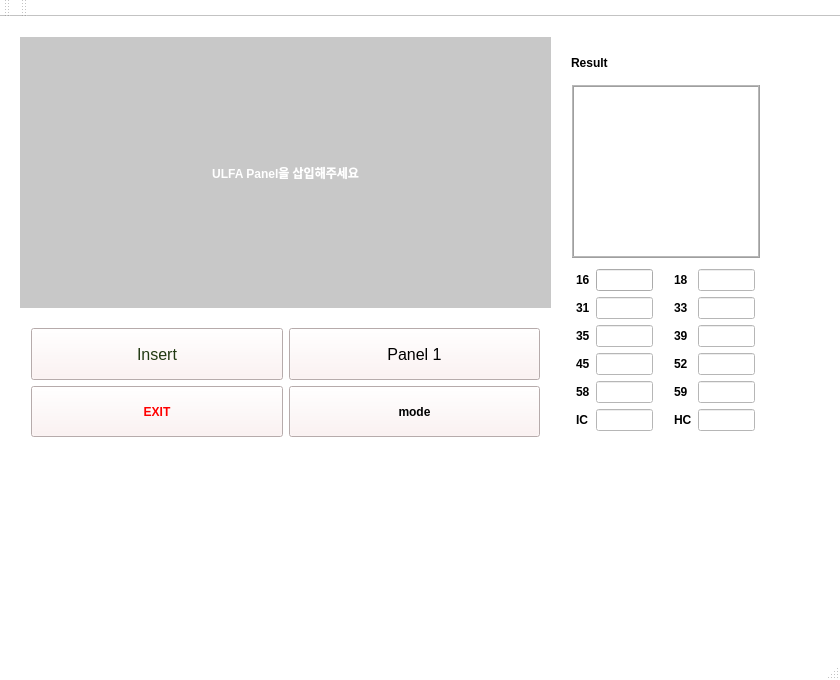
<?xml version="1.0" encoding="UTF-8"?>
<ui version="4.0">
 <class>MainWindow</class>
 <widget class="QMainWindow" name="MainWindow">
  <property name="geometry">
   <rect>
    <x>0</x>
    <y>0</y>
    <width>840</width>
    <height>680</height>
   </rect>
  </property>
  <property name="minimumSize">
   <size>
    <width>840</width>
    <height>680</height>
   </size>
  </property>
  <property name="maximumSize">
   <size>
    <width>840</width>
    <height>680</height>
   </size>
  </property>
  <property name="palette">
   <palette>
    <active>
     <colorrole role="Button">
      <brush brushstyle="SolidPattern">
       <color alpha="255">
        <red>237</red>
        <green>221</green>
        <blue>215</blue>
       </color>
      </brush>
     </colorrole>
     <colorrole role="Light">
      <brush brushstyle="SolidPattern">
       <color alpha="255">
        <red>255</red>
        <green>255</green>
        <blue>255</blue>
       </color>
      </brush>
     </colorrole>
     <colorrole role="Midlight">
      <brush brushstyle="SolidPattern">
       <color alpha="255">
        <red>190</red>
        <green>190</green>
        <blue>190</blue>
       </color>
      </brush>
     </colorrole>
     <colorrole role="Base">
      <brush brushstyle="SolidPattern">
       <color alpha="255">
        <red>255</red>
        <green>255</green>
        <blue>255</blue>
       </color>
      </brush>
     </colorrole>
     <colorrole role="Window">
      <brush brushstyle="SolidPattern">
       <color alpha="255">
        <red>255</red>
        <green>255</green>
        <blue>255</blue>
       </color>
      </brush>
     </colorrole>
     <colorrole role="ToolTipBase">
      <brush brushstyle="SolidPattern">
       <color alpha="255">
        <red>255</red>
        <green>255</green>
        <blue>255</blue>
       </color>
      </brush>
     </colorrole>
    </active>
    <inactive>
     <colorrole role="Button">
      <brush brushstyle="SolidPattern">
       <color alpha="255">
        <red>237</red>
        <green>221</green>
        <blue>215</blue>
       </color>
      </brush>
     </colorrole>
     <colorrole role="Light">
      <brush brushstyle="SolidPattern">
       <color alpha="255">
        <red>255</red>
        <green>255</green>
        <blue>255</blue>
       </color>
      </brush>
     </colorrole>
     <colorrole role="Midlight">
      <brush brushstyle="SolidPattern">
       <color alpha="255">
        <red>190</red>
        <green>190</green>
        <blue>190</blue>
       </color>
      </brush>
     </colorrole>
     <colorrole role="Base">
      <brush brushstyle="SolidPattern">
       <color alpha="255">
        <red>255</red>
        <green>255</green>
        <blue>255</blue>
       </color>
      </brush>
     </colorrole>
     <colorrole role="Window">
      <brush brushstyle="SolidPattern">
       <color alpha="255">
        <red>255</red>
        <green>255</green>
        <blue>255</blue>
       </color>
      </brush>
     </colorrole>
     <colorrole role="ToolTipBase">
      <brush brushstyle="SolidPattern">
       <color alpha="255">
        <red>255</red>
        <green>255</green>
        <blue>255</blue>
       </color>
      </brush>
     </colorrole>
    </inactive>
    <disabled>
     <colorrole role="Button">
      <brush brushstyle="SolidPattern">
       <color alpha="255">
        <red>237</red>
        <green>221</green>
        <blue>215</blue>
       </color>
      </brush>
     </colorrole>
     <colorrole role="Light">
      <brush brushstyle="SolidPattern">
       <color alpha="255">
        <red>255</red>
        <green>255</green>
        <blue>255</blue>
       </color>
      </brush>
     </colorrole>
     <colorrole role="Midlight">
      <brush brushstyle="SolidPattern">
       <color alpha="255">
        <red>190</red>
        <green>190</green>
        <blue>190</blue>
       </color>
      </brush>
     </colorrole>
     <colorrole role="Base">
      <brush brushstyle="SolidPattern">
       <color alpha="255">
        <red>255</red>
        <green>255</green>
        <blue>255</blue>
       </color>
      </brush>
     </colorrole>
     <colorrole role="Window">
      <brush brushstyle="SolidPattern">
       <color alpha="255">
        <red>255</red>
        <green>255</green>
        <blue>255</blue>
       </color>
      </brush>
     </colorrole>
     <colorrole role="ToolTipBase">
      <brush brushstyle="SolidPattern">
       <color alpha="255">
        <red>255</red>
        <green>255</green>
        <blue>255</blue>
       </color>
      </brush>
     </colorrole>
    </disabled>
   </palette>
  </property>
  <property name="font">
   <font>
    <family>Liberation Sans</family>
    <weight>75</weight>
    <bold>true</bold>
   </font>
  </property>
  <property name="focusPolicy">
   <enum>Qt::NoFocus</enum>
  </property>
  <property name="windowTitle">
   <string>MainWindow</string>
  </property>
  <widget class="QWidget" name="centralWidget">
   <widget class="QLabel" name="VideoLabel">
    <property name="geometry">
     <rect>
      <x>20</x>
      <y>20</y>
      <width>531</width>
      <height>271</height>
     </rect>
    </property>
    <property name="palette">
     <palette>
      <active>
       <colorrole role="WindowText">
        <brush brushstyle="SolidPattern">
         <color alpha="255">
          <red>255</red>
          <green>255</green>
          <blue>255</blue>
         </color>
        </brush>
       </colorrole>
       <colorrole role="Button">
        <brush brushstyle="SolidPattern">
         <color alpha="255">
          <red>200</red>
          <green>200</green>
          <blue>200</blue>
         </color>
        </brush>
       </colorrole>
       <colorrole role="Text">
        <brush brushstyle="SolidPattern">
         <color alpha="255">
          <red>255</red>
          <green>255</green>
          <blue>255</blue>
         </color>
        </brush>
       </colorrole>
       <colorrole role="ButtonText">
        <brush brushstyle="SolidPattern">
         <color alpha="255">
          <red>255</red>
          <green>255</green>
          <blue>255</blue>
         </color>
        </brush>
       </colorrole>
       <colorrole role="Base">
        <brush brushstyle="SolidPattern">
         <color alpha="255">
          <red>200</red>
          <green>200</green>
          <blue>200</blue>
         </color>
        </brush>
       </colorrole>
       <colorrole role="Window">
        <brush brushstyle="SolidPattern">
         <color alpha="255">
          <red>200</red>
          <green>200</green>
          <blue>200</blue>
         </color>
        </brush>
       </colorrole>
       <colorrole role="AlternateBase">
        <brush brushstyle="SolidPattern">
         <color alpha="255">
          <red>255</red>
          <green>255</green>
          <blue>0</blue>
         </color>
        </brush>
       </colorrole>
      </active>
      <inactive>
       <colorrole role="WindowText">
        <brush brushstyle="SolidPattern">
         <color alpha="255">
          <red>255</red>
          <green>255</green>
          <blue>255</blue>
         </color>
        </brush>
       </colorrole>
       <colorrole role="Button">
        <brush brushstyle="SolidPattern">
         <color alpha="255">
          <red>200</red>
          <green>200</green>
          <blue>200</blue>
         </color>
        </brush>
       </colorrole>
       <colorrole role="Text">
        <brush brushstyle="SolidPattern">
         <color alpha="255">
          <red>255</red>
          <green>255</green>
          <blue>255</blue>
         </color>
        </brush>
       </colorrole>
       <colorrole role="ButtonText">
        <brush brushstyle="SolidPattern">
         <color alpha="255">
          <red>255</red>
          <green>255</green>
          <blue>255</blue>
         </color>
        </brush>
       </colorrole>
       <colorrole role="Base">
        <brush brushstyle="SolidPattern">
         <color alpha="255">
          <red>200</red>
          <green>200</green>
          <blue>200</blue>
         </color>
        </brush>
       </colorrole>
       <colorrole role="Window">
        <brush brushstyle="SolidPattern">
         <color alpha="255">
          <red>200</red>
          <green>200</green>
          <blue>200</blue>
         </color>
        </brush>
       </colorrole>
       <colorrole role="AlternateBase">
        <brush brushstyle="SolidPattern">
         <color alpha="255">
          <red>255</red>
          <green>255</green>
          <blue>0</blue>
         </color>
        </brush>
       </colorrole>
      </inactive>
      <disabled>
       <colorrole role="WindowText">
        <brush brushstyle="SolidPattern">
         <color alpha="255">
          <red>255</red>
          <green>255</green>
          <blue>255</blue>
         </color>
        </brush>
       </colorrole>
       <colorrole role="Button">
        <brush brushstyle="SolidPattern">
         <color alpha="255">
          <red>200</red>
          <green>200</green>
          <blue>200</blue>
         </color>
        </brush>
       </colorrole>
       <colorrole role="Text">
        <brush brushstyle="SolidPattern">
         <color alpha="255">
          <red>255</red>
          <green>255</green>
          <blue>255</blue>
         </color>
        </brush>
       </colorrole>
       <colorrole role="ButtonText">
        <brush brushstyle="SolidPattern">
         <color alpha="255">
          <red>255</red>
          <green>255</green>
          <blue>255</blue>
         </color>
        </brush>
       </colorrole>
       <colorrole role="Base">
        <brush brushstyle="SolidPattern">
         <color alpha="255">
          <red>200</red>
          <green>200</green>
          <blue>200</blue>
         </color>
        </brush>
       </colorrole>
       <colorrole role="Window">
        <brush brushstyle="SolidPattern">
         <color alpha="255">
          <red>200</red>
          <green>200</green>
          <blue>200</blue>
         </color>
        </brush>
       </colorrole>
       <colorrole role="AlternateBase">
        <brush brushstyle="SolidPattern">
         <color alpha="255">
          <red>255</red>
          <green>255</green>
          <blue>0</blue>
         </color>
        </brush>
       </colorrole>
      </disabled>
     </palette>
    </property>
    <property name="styleSheet">
     <string notr="true">border-color: rgb(0, 0, 0);
background-color: rgb(200, 200, 200);
font: 75 23pt &quot;나눔고딕&quot;;
color: rgb(255, 255, 255);</string>
    </property>
    <property name="text">
     <string>ULFA Panel을 삽입해주세요</string>
    </property>
    <property name="alignment">
     <set>Qt::AlignCenter</set>
    </property>
   </widget>
   <widget class="QWidget" name="formLayoutWidget_6">
    <property name="geometry">
     <rect>
      <x>360</x>
      <y>20</y>
      <width>2</width>
      <height>2</height>
     </rect>
    </property>
    <layout class="QFormLayout" name="formLayout_6"/>
   </widget>
   <widget class="QWidget" name="formLayoutWidget_7">
    <property name="geometry">
     <rect>
      <x>610</x>
      <y>0</y>
      <width>2</width>
      <height>2</height>
     </rect>
    </property>
    <layout class="QFormLayout" name="formLayout_7"/>
   </widget>
   <widget class="QWidget" name="verticalLayoutWidget">
    <property name="geometry">
     <rect>
      <x>560</x>
      <y>20</y>
      <width>211</width>
      <height>411</height>
     </rect>
    </property>
    <layout class="QVBoxLayout" name="verticalLayout">
     <item>
      <widget class="QLabel" name="label_14">
       <property name="maximumSize">
        <size>
         <width>16777215</width>
         <height>30</height>
        </size>
       </property>
       <property name="text">
        <string>Result</string>
       </property>
      </widget>
     </item>
     <item>
      <widget class="QLabel" name="ResultEdit">
       <property name="frameShape">
        <enum>QFrame::Box</enum>
       </property>
       <property name="frameShadow">
        <enum>QFrame::Raised</enum>
       </property>
       <property name="lineWidth">
        <number>1</number>
       </property>
       <property name="midLineWidth">
        <number>1</number>
       </property>
       <property name="text">
        <string/>
       </property>
       <property name="alignment">
        <set>Qt::AlignCenter</set>
       </property>
       <property name="openExternalLinks">
        <bool>false</bool>
       </property>
      </widget>
     </item>
     <item>
      <layout class="QHBoxLayout" name="horizontalLayout">
       <item>
        <layout class="QFormLayout" name="formLayout_2">
         <property name="sizeConstraint">
          <enum>QLayout::SetMinAndMaxSize</enum>
         </property>
         <property name="leftMargin">
          <number>5</number>
         </property>
         <property name="topMargin">
          <number>5</number>
         </property>
         <property name="rightMargin">
          <number>10</number>
         </property>
         <property name="bottomMargin">
          <number>5</number>
         </property>
         <item row="0" column="0">
          <widget class="QLabel" name="label_2">
           <property name="text">
            <string>16</string>
           </property>
          </widget>
         </item>
         <item row="0" column="1">
          <widget class="QLineEdit" name="lineEdit_2">
           <property name="styleSheet">
            <string notr="true">color:rgb(255, 0, 0)</string>
           </property>
          </widget>
         </item>
         <item row="1" column="0">
          <widget class="QLabel" name="label_4">
           <property name="text">
            <string>31</string>
           </property>
          </widget>
         </item>
         <item row="1" column="1">
          <widget class="QLineEdit" name="lineEdit_4"/>
         </item>
         <item row="2" column="0">
          <widget class="QLabel" name="label_6">
           <property name="text">
            <string>35</string>
           </property>
          </widget>
         </item>
         <item row="2" column="1">
          <widget class="QLineEdit" name="lineEdit_6"/>
         </item>
         <item row="3" column="0">
          <widget class="QLabel" name="label_8">
           <property name="text">
            <string>45</string>
           </property>
          </widget>
         </item>
         <item row="3" column="1">
          <widget class="QLineEdit" name="lineEdit_8"/>
         </item>
         <item row="4" column="0">
          <widget class="QLabel" name="label_10">
           <property name="text">
            <string>58</string>
           </property>
          </widget>
         </item>
         <item row="4" column="1">
          <widget class="QLineEdit" name="lineEdit_10"/>
         </item>
         <item row="5" column="0">
          <widget class="QLabel" name="label_12">
           <property name="text">
            <string>IC</string>
           </property>
          </widget>
         </item>
         <item row="5" column="1">
          <widget class="QLineEdit" name="lineEdit_12"/>
         </item>
        </layout>
       </item>
       <item>
        <layout class="QFormLayout" name="formLayout_3">
         <property name="leftMargin">
          <number>5</number>
         </property>
         <property name="topMargin">
          <number>5</number>
         </property>
         <property name="rightMargin">
          <number>5</number>
         </property>
         <property name="bottomMargin">
          <number>5</number>
         </property>
         <item row="0" column="0">
          <widget class="QLabel" name="label_3">
           <property name="text">
            <string>18</string>
           </property>
          </widget>
         </item>
         <item row="0" column="1">
          <widget class="QLineEdit" name="lineEdit_3"/>
         </item>
         <item row="1" column="0">
          <widget class="QLabel" name="label_5">
           <property name="text">
            <string>33</string>
           </property>
          </widget>
         </item>
         <item row="1" column="1">
          <widget class="QLineEdit" name="lineEdit_5"/>
         </item>
         <item row="2" column="0">
          <widget class="QLabel" name="label_7">
           <property name="text">
            <string>39</string>
           </property>
          </widget>
         </item>
         <item row="2" column="1">
          <widget class="QLineEdit" name="lineEdit_7"/>
         </item>
         <item row="3" column="0">
          <widget class="QLabel" name="label_9">
           <property name="text">
            <string>52</string>
           </property>
          </widget>
         </item>
         <item row="3" column="1">
          <widget class="QLineEdit" name="lineEdit_9"/>
         </item>
         <item row="4" column="0">
          <widget class="QLabel" name="label_11">
           <property name="text">
            <string>59</string>
           </property>
          </widget>
         </item>
         <item row="4" column="1">
          <widget class="QLineEdit" name="lineEdit_11"/>
         </item>
         <item row="5" column="0">
          <widget class="QLabel" name="label_13">
           <property name="text">
            <string>HC</string>
           </property>
          </widget>
         </item>
         <item row="5" column="1">
          <widget class="QLineEdit" name="lineEdit_13"/>
         </item>
        </layout>
       </item>
      </layout>
     </item>
    </layout>
   </widget>
   <widget class="QWidget" name="gridLayoutWidget">
    <property name="geometry">
     <rect>
      <x>20</x>
      <y>300</y>
      <width>531</width>
      <height>131</height>
     </rect>
    </property>
    <layout class="QGridLayout" name="gridLayout">
     <item row="0" column="0">
      <widget class="QPushButton" name="PlayCameraButton">
       <property name="minimumSize">
        <size>
         <width>150</width>
         <height>50</height>
        </size>
       </property>
       <property name="maximumSize">
        <size>
         <width>9999</width>
         <height>9999</height>
        </size>
       </property>
       <property name="palette">
        <palette>
         <active>
          <colorrole role="WindowText">
           <brush brushstyle="SolidPattern">
            <color alpha="255">
             <red>49</red>
             <green>55</green>
             <blue>57</blue>
            </color>
           </brush>
          </colorrole>
          <colorrole role="Button">
           <brush brushstyle="SolidPattern">
            <color alpha="255">
             <red>255</red>
             <green>240</green>
             <blue>240</blue>
            </color>
           </brush>
          </colorrole>
          <colorrole role="Dark">
           <brush brushstyle="SolidPattern">
            <color alpha="255">
             <red>175</red>
             <green>175</green>
             <blue>175</blue>
            </color>
           </brush>
          </colorrole>
          <colorrole role="Mid">
           <brush brushstyle="SolidPattern">
            <color alpha="255">
             <red>154</red>
             <green>164</green>
             <blue>157</blue>
            </color>
           </brush>
          </colorrole>
          <colorrole role="Text">
           <brush brushstyle="SolidPattern">
            <color alpha="255">
             <red>49</red>
             <green>55</green>
             <blue>57</blue>
            </color>
           </brush>
          </colorrole>
          <colorrole role="BrightText">
           <brush brushstyle="SolidPattern">
            <color alpha="255">
             <red>255</red>
             <green>255</green>
             <blue>0</blue>
            </color>
           </brush>
          </colorrole>
          <colorrole role="ButtonText">
           <brush brushstyle="SolidPattern">
            <color alpha="255">
             <red>33</red>
             <green>57</green>
             <blue>18</blue>
            </color>
           </brush>
          </colorrole>
          <colorrole role="Base">
           <brush brushstyle="SolidPattern">
            <color alpha="255">
             <red>255</red>
             <green>240</green>
             <blue>240</blue>
            </color>
           </brush>
          </colorrole>
          <colorrole role="Window">
           <brush brushstyle="SolidPattern">
            <color alpha="255">
             <red>255</red>
             <green>240</green>
             <blue>240</blue>
            </color>
           </brush>
          </colorrole>
          <colorrole role="Shadow">
           <brush brushstyle="SolidPattern">
            <color alpha="255">
             <red>74</red>
             <green>24</green>
             <blue>183</blue>
            </color>
           </brush>
          </colorrole>
          <colorrole role="LinkVisited">
           <brush brushstyle="SolidPattern">
            <color alpha="255">
             <red>159</red>
             <green>163</green>
             <blue>159</blue>
            </color>
           </brush>
          </colorrole>
          <colorrole role="AlternateBase">
           <brush brushstyle="SolidPattern">
            <color alpha="255">
             <red>170</red>
             <green>255</green>
             <blue>0</blue>
            </color>
           </brush>
          </colorrole>
         </active>
         <inactive>
          <colorrole role="WindowText">
           <brush brushstyle="SolidPattern">
            <color alpha="255">
             <red>49</red>
             <green>55</green>
             <blue>57</blue>
            </color>
           </brush>
          </colorrole>
          <colorrole role="Button">
           <brush brushstyle="SolidPattern">
            <color alpha="255">
             <red>255</red>
             <green>240</green>
             <blue>240</blue>
            </color>
           </brush>
          </colorrole>
          <colorrole role="Dark">
           <brush brushstyle="SolidPattern">
            <color alpha="255">
             <red>175</red>
             <green>175</green>
             <blue>175</blue>
            </color>
           </brush>
          </colorrole>
          <colorrole role="Mid">
           <brush brushstyle="SolidPattern">
            <color alpha="255">
             <red>154</red>
             <green>164</green>
             <blue>157</blue>
            </color>
           </brush>
          </colorrole>
          <colorrole role="Text">
           <brush brushstyle="SolidPattern">
            <color alpha="255">
             <red>49</red>
             <green>55</green>
             <blue>57</blue>
            </color>
           </brush>
          </colorrole>
          <colorrole role="BrightText">
           <brush brushstyle="SolidPattern">
            <color alpha="255">
             <red>255</red>
             <green>255</green>
             <blue>0</blue>
            </color>
           </brush>
          </colorrole>
          <colorrole role="ButtonText">
           <brush brushstyle="SolidPattern">
            <color alpha="255">
             <red>33</red>
             <green>57</green>
             <blue>18</blue>
            </color>
           </brush>
          </colorrole>
          <colorrole role="Base">
           <brush brushstyle="SolidPattern">
            <color alpha="255">
             <red>255</red>
             <green>240</green>
             <blue>240</blue>
            </color>
           </brush>
          </colorrole>
          <colorrole role="Window">
           <brush brushstyle="SolidPattern">
            <color alpha="255">
             <red>255</red>
             <green>240</green>
             <blue>240</blue>
            </color>
           </brush>
          </colorrole>
          <colorrole role="Shadow">
           <brush brushstyle="SolidPattern">
            <color alpha="255">
             <red>74</red>
             <green>24</green>
             <blue>183</blue>
            </color>
           </brush>
          </colorrole>
          <colorrole role="LinkVisited">
           <brush brushstyle="SolidPattern">
            <color alpha="255">
             <red>159</red>
             <green>163</green>
             <blue>159</blue>
            </color>
           </brush>
          </colorrole>
          <colorrole role="AlternateBase">
           <brush brushstyle="SolidPattern">
            <color alpha="255">
             <red>170</red>
             <green>255</green>
             <blue>0</blue>
            </color>
           </brush>
          </colorrole>
         </inactive>
         <disabled>
          <colorrole role="WindowText">
           <brush brushstyle="SolidPattern">
            <color alpha="255">
             <red>175</red>
             <green>175</green>
             <blue>175</blue>
            </color>
           </brush>
          </colorrole>
          <colorrole role="Button">
           <brush brushstyle="SolidPattern">
            <color alpha="255">
             <red>255</red>
             <green>240</green>
             <blue>240</blue>
            </color>
           </brush>
          </colorrole>
          <colorrole role="Dark">
           <brush brushstyle="SolidPattern">
            <color alpha="255">
             <red>175</red>
             <green>175</green>
             <blue>175</blue>
            </color>
           </brush>
          </colorrole>
          <colorrole role="Mid">
           <brush brushstyle="SolidPattern">
            <color alpha="255">
             <red>154</red>
             <green>164</green>
             <blue>157</blue>
            </color>
           </brush>
          </colorrole>
          <colorrole role="Text">
           <brush brushstyle="SolidPattern">
            <color alpha="255">
             <red>175</red>
             <green>175</green>
             <blue>175</blue>
            </color>
           </brush>
          </colorrole>
          <colorrole role="BrightText">
           <brush brushstyle="SolidPattern">
            <color alpha="255">
             <red>255</red>
             <green>255</green>
             <blue>0</blue>
            </color>
           </brush>
          </colorrole>
          <colorrole role="ButtonText">
           <brush brushstyle="SolidPattern">
            <color alpha="255">
             <red>175</red>
             <green>175</green>
             <blue>175</blue>
            </color>
           </brush>
          </colorrole>
          <colorrole role="Base">
           <brush brushstyle="SolidPattern">
            <color alpha="255">
             <red>255</red>
             <green>240</green>
             <blue>240</blue>
            </color>
           </brush>
          </colorrole>
          <colorrole role="Window">
           <brush brushstyle="SolidPattern">
            <color alpha="255">
             <red>255</red>
             <green>240</green>
             <blue>240</blue>
            </color>
           </brush>
          </colorrole>
          <colorrole role="Shadow">
           <brush brushstyle="SolidPattern">
            <color alpha="255">
             <red>74</red>
             <green>24</green>
             <blue>183</blue>
            </color>
           </brush>
          </colorrole>
          <colorrole role="LinkVisited">
           <brush brushstyle="SolidPattern">
            <color alpha="255">
             <red>159</red>
             <green>163</green>
             <blue>159</blue>
            </color>
           </brush>
          </colorrole>
          <colorrole role="AlternateBase">
           <brush brushstyle="SolidPattern">
            <color alpha="255">
             <red>170</red>
             <green>255</green>
             <blue>0</blue>
            </color>
           </brush>
          </colorrole>
         </disabled>
        </palette>
       </property>
       <property name="font">
        <font>
         <family>나눔고딕</family>
         <pointsize>12</pointsize>
         <weight>9</weight>
         <italic>false</italic>
         <bold>false</bold>
        </font>
       </property>
       <property name="styleSheet">
        <string notr="true">background-color: rgb(255, 240, 240);
font: 75 12pt &quot;나눔고딕&quot;;
background-color: rgb(255, 240, 240);</string>
       </property>
       <property name="text">
        <string>Insert</string>
       </property>
      </widget>
     </item>
     <item row="1" column="0">
      <widget class="QPushButton" name="btn_exit">
       <property name="minimumSize">
        <size>
         <width>150</width>
         <height>50</height>
        </size>
       </property>
       <property name="maximumSize">
        <size>
         <width>9999</width>
         <height>9999</height>
        </size>
       </property>
       <property name="styleSheet">
        <string notr="true">color: rgb(255, 0, 0);
font: 75 12pt &quot;나눔고딕&quot;;
background-color: rgb(255, 240, 240);
border-color: rgb(255, 0, 0);</string>
       </property>
       <property name="text">
        <string>EXIT</string>
       </property>
      </widget>
     </item>
     <item row="0" column="1">
      <widget class="QPushButton" name="btn_panel">
       <property name="minimumSize">
        <size>
         <width>150</width>
         <height>50</height>
        </size>
       </property>
       <property name="maximumSize">
        <size>
         <width>9999</width>
         <height>9999</height>
        </size>
       </property>
       <property name="palette">
        <palette>
         <active>
          <colorrole role="Button">
           <brush brushstyle="SolidPattern">
            <color alpha="255">
             <red>255</red>
             <green>240</green>
             <blue>240</blue>
            </color>
           </brush>
          </colorrole>
          <colorrole role="Base">
           <brush brushstyle="SolidPattern">
            <color alpha="255">
             <red>255</red>
             <green>240</green>
             <blue>240</blue>
            </color>
           </brush>
          </colorrole>
          <colorrole role="Window">
           <brush brushstyle="SolidPattern">
            <color alpha="255">
             <red>255</red>
             <green>240</green>
             <blue>240</blue>
            </color>
           </brush>
          </colorrole>
          <colorrole role="ToolTipText">
           <brush brushstyle="SolidPattern">
            <color alpha="255">
             <red>255</red>
             <green>255</green>
             <blue>0</blue>
            </color>
           </brush>
          </colorrole>
         </active>
         <inactive>
          <colorrole role="Button">
           <brush brushstyle="SolidPattern">
            <color alpha="255">
             <red>255</red>
             <green>240</green>
             <blue>240</blue>
            </color>
           </brush>
          </colorrole>
          <colorrole role="Base">
           <brush brushstyle="SolidPattern">
            <color alpha="255">
             <red>255</red>
             <green>240</green>
             <blue>240</blue>
            </color>
           </brush>
          </colorrole>
          <colorrole role="Window">
           <brush brushstyle="SolidPattern">
            <color alpha="255">
             <red>255</red>
             <green>240</green>
             <blue>240</blue>
            </color>
           </brush>
          </colorrole>
          <colorrole role="ToolTipText">
           <brush brushstyle="SolidPattern">
            <color alpha="255">
             <red>255</red>
             <green>255</green>
             <blue>0</blue>
            </color>
           </brush>
          </colorrole>
         </inactive>
         <disabled>
          <colorrole role="Button">
           <brush brushstyle="SolidPattern">
            <color alpha="255">
             <red>255</red>
             <green>240</green>
             <blue>240</blue>
            </color>
           </brush>
          </colorrole>
          <colorrole role="Base">
           <brush brushstyle="SolidPattern">
            <color alpha="255">
             <red>255</red>
             <green>240</green>
             <blue>240</blue>
            </color>
           </brush>
          </colorrole>
          <colorrole role="Window">
           <brush brushstyle="SolidPattern">
            <color alpha="255">
             <red>255</red>
             <green>240</green>
             <blue>240</blue>
            </color>
           </brush>
          </colorrole>
          <colorrole role="ToolTipText">
           <brush brushstyle="SolidPattern">
            <color alpha="255">
             <red>255</red>
             <green>255</green>
             <blue>0</blue>
            </color>
           </brush>
          </colorrole>
         </disabled>
        </palette>
       </property>
       <property name="font">
        <font>
         <family>나눔고딕</family>
         <pointsize>12</pointsize>
         <weight>9</weight>
         <italic>false</italic>
         <bold>false</bold>
        </font>
       </property>
       <property name="styleSheet">
        <string notr="true">background-color: rgb(255, 240, 240);font: 75 12pt &quot;나눔고딕&quot;;</string>
       </property>
       <property name="text">
        <string>Panel 1</string>
       </property>
      </widget>
     </item>
     <item row="1" column="1">
      <widget class="QPushButton" name="btn_mode">
       <property name="minimumSize">
        <size>
         <width>150</width>
         <height>50</height>
        </size>
       </property>
       <property name="maximumSize">
        <size>
         <width>9999</width>
         <height>9999</height>
        </size>
       </property>
       <property name="styleSheet">
        <string notr="true">background-color: rgb(255, 240, 240);font: 75 12pt &quot;나눔고딕&quot;;</string>
       </property>
       <property name="text">
        <string>mode</string>
       </property>
      </widget>
     </item>
    </layout>
   </widget>
  </widget>
  <widget class="QMenuBar" name="menuBar">
   <property name="geometry">
    <rect>
     <x>0</x>
     <y>0</y>
     <width>840</width>
     <height>23</height>
    </rect>
   </property>
  </widget>
  <widget class="QToolBar" name="mainToolBar">
   <attribute name="toolBarArea">
    <enum>TopToolBarArea</enum>
   </attribute>
   <attribute name="toolBarBreak">
    <bool>false</bool>
   </attribute>
  </widget>
  <widget class="QStatusBar" name="statusBar"/>
  <widget class="QToolBar" name="toolBar">
   <property name="windowTitle">
    <string>toolBar</string>
   </property>
   <attribute name="toolBarArea">
    <enum>TopToolBarArea</enum>
   </attribute>
   <attribute name="toolBarBreak">
    <bool>false</bool>
   </attribute>
  </widget>
 </widget>
 <layoutdefault spacing="6" margin="11"/>
 <resources/>
 <connections/>
</ui>
